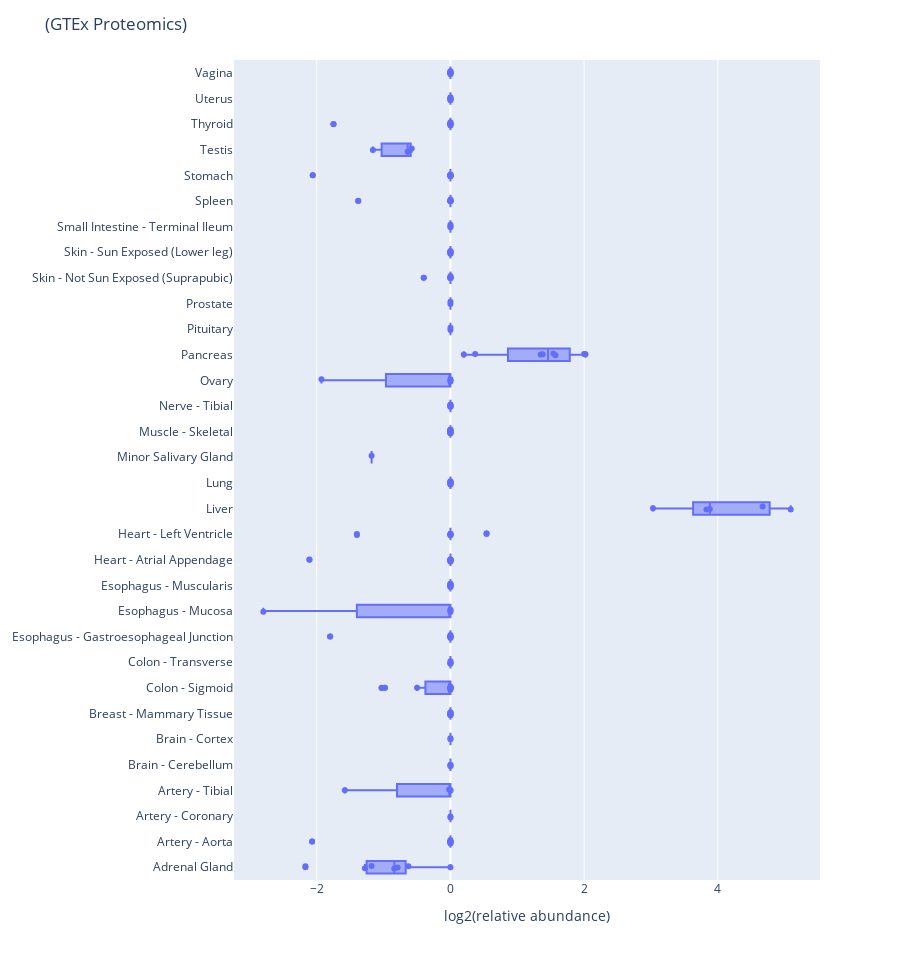
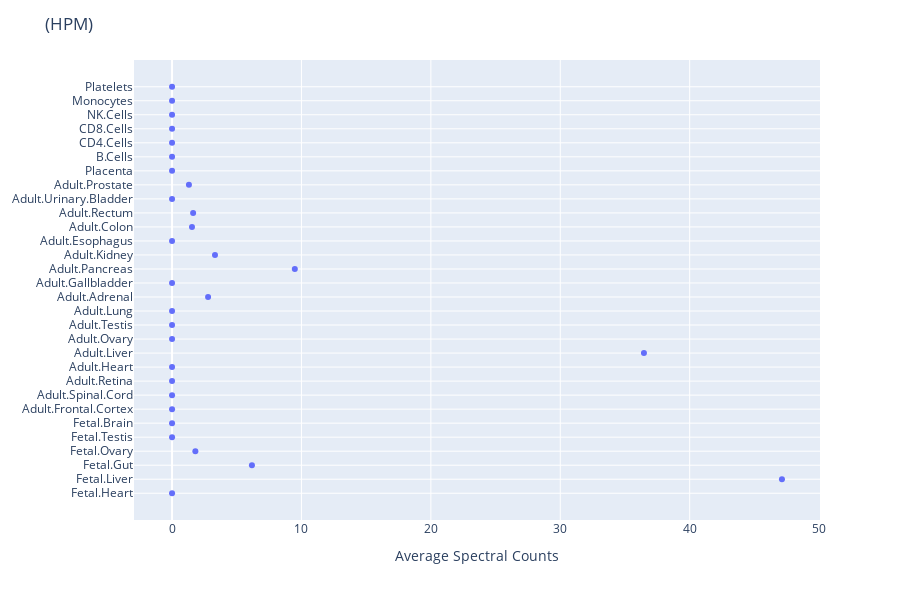
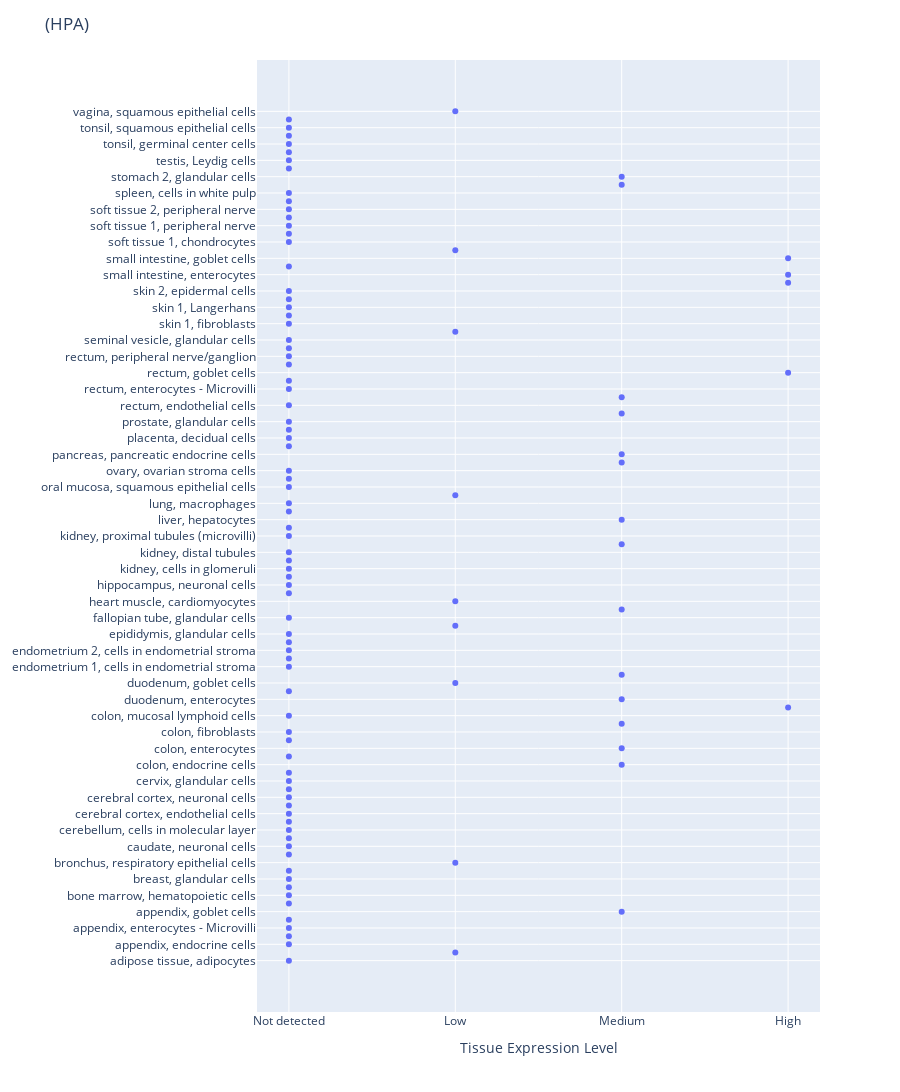

Notebook code cell kept with these figures, in order:
### Code cell
hpa.Tissue = hpa["Tissue"] + ", " + hpa["Cell.type"]
hpa = hpa[hpa['Reliability'] != "Uncertain"] 
gtexp['tissue_specificity'] = gtexp.tissue_specificity.fillna('NA')

if c in gtexp.Name.values:
    d = gtexp[gtexp['Name'] == c]
    fig = px.strip(d, y="tissue", x="value",  
                   orientation='h',
                   stripmode="overlay",
                   hover_data=["tissue_specificity"],
                   height=30*d['tissue'].nunique())
    fig.add_trace(go.Box(x=d['value'],
                         y=d['tissue'],
                         orientation='h',
                         marker=dict(color='#636EFA'),
                         name="n > 1"))
    fig.update_layout(title="(GTEx Proteomics)",
                      autosize=True,
                      showlegend=False)
    fig.update_xaxes(title="log2(relative abundance)")
    fig.update_yaxes(title=None)
    fig.show()
if c in hpm.index:
    fig = px.scatter(hpm.loc[[c]], 
                     y="Tissue", x="value", 
                     height=20*hpm.loc[[c]].shape[0])
    fig.update_layout(title="(HPM)", 
                      autosize=True)
    fig.update_xaxes(title="Average Spectral Counts")
    fig.update_yaxes(title=None)
    fig.show()
if c in hpa.index:
    fig = px.scatter(hpa.loc[[c]], 
                     y="Tissue", x="Level", 
                     category_orders={"Level": ["Not detected", "Low", "Medium", "High"]}, 
                     hover_data=["Reliability"],  
                     hover_name="Tissue",
                     height=20*hpa.loc[[c]].shape[0])
    fig.update_layout(title="(HPA)", 
                      showlegend=False, 
                      autosize=True, 
                      xaxis={'tickmode':'array', 
                             'tickvals':[0, 1, 2, 3], 
                             'ticktext':["Not detected", "Low", "Medium", "High"]})
    fig.update_xaxes(title="Tissue Expression Level")
    fig.update_yaxes(title=None)
    fig.show()

### Figure 1 — Plotly figure (JSON) as saved in the notebook; plotly's stock layout.template omitted (floating-point values rounded to 4 significant figures; data arrays with more than 128 entries replaced by an {"elided": "..."} marker saying what was removed)
{"data": [{"alignmentgroup": "True", "boxpoints": "all", "customdata": {"elided": "201x1 mixed values"}, "fillcolor": "rgba(255,255,255,0)", "hoveron": "points", "hovertemplate": "value=%{x}<br>tissue=%{y}<br>tissue_specificity=%{customdata[0]}<extra></extra>", "legendgroup": "", "line": {"color": "rgba(255,255,255,0)"}, "marker": {"color": "#636efa"}, "name": "", "offsetgroup": "", "orientation": "h", "pointpos": 0, "showlegend": false, "type": "box", "x": {"elided": "201 float values"}, "x0": " ", "xaxis": "x", "y": {"elided": "201 str values"}, "y0": " ", "yaxis": "y"}, {"marker": {"color": "#636EFA"}, "name": "n > 1", "orientation": "h", "type": "box", "x": {"elided": "201 float values"}, "y": {"elided": "201 str values"}}], "layout": {"autosize": true, "boxmode": "overlay", "height": 960, "legend": {"tracegroupgap": 0}, "margin": {"t": 60}, "showlegend": false, "title": {"text": "(GTEx Proteomics)"}, "xaxis": {"anchor": "y", "domain": [0, 1], "title": {"text": "log2(relative abundance)"}}, "yaxis": {"anchor": "x", "domain": [0, 1], "title": {}}}}

### Figure 2 — Plotly figure (JSON) as saved in the notebook; plotly's stock layout.template omitted (floating-point values rounded to 4 significant figures)
{"data": [{"hovertemplate": "value=%{x}<br>Tissue=%{y}<extra></extra>", "legendgroup": "", "marker": {"color": "#636efa", "symbol": "circle"}, "mode": "markers", "name": "", "orientation": "h", "showlegend": false, "type": "scatter", "x": [0, 47.13, 6.172, 1.802, 0, 0, 0, 0, 0, 0, 36.47, 0, 0, 0, 2.785, 0, 9.487, 3.318, 0, 1.541, 1.629, 0, 1.304, 0, 0, 0, 0, 0, 0, 0], "xaxis": "x", "y": ["Fetal.Heart", "Fetal.Liver", "Fetal.Gut", "Fetal.Ovary", "Fetal.Testis", "Fetal.Brain", "Adult.Frontal.Cortex", "Adult.Spinal.Cord", "Adult.Retina", "Adult.Heart", "Adult.Liver", "Adult.Ovary", "Adult.Testis", "Adult.Lung", "Adult.Adrenal", "Adult.Gallbladder", "Adult.Pancreas", "Adult.Kidney", "Adult.Esophagus", "Adult.Colon", "Adult.Rectum", "Adult.Urinary.Bladder", "Adult.Prostate", "Placenta", "B.Cells", "CD4.Cells", "CD8.Cells", "NK.Cells", "Monocytes", "Platelets"], "yaxis": "y"}], "layout": {"autosize": true, "height": 600, "legend": {"tracegroupgap": 0}, "margin": {"t": 60}, "title": {"text": "(HPM)"}, "xaxis": {"anchor": "y", "domain": [0, 1], "title": {"text": "Average Spectral Counts"}}, "yaxis": {"anchor": "x", "domain": [0, 1], "title": {}}}}

### Figure 3 — Plotly figure (JSON) as saved in the notebook; plotly's stock layout.template omitted (floating-point values rounded to 4 significant figures)
{"data": [{"customdata": [["Enhanced"], ["Enhanced"], ["Enhanced"], ["Enhanced"], ["Enhanced"], ["Enhanced"], ["Enhanced"], ["Enhanced"], ["Enhanced"], ["Enhanced"], ["Enhanced"], ["Enhanced"], ["Enhanced"], ["Enhanced"], ["Enhanced"], ["Enhanced"], ["Enhanced"], ["Enhanced"], ["Enhanced"], ["Enhanced"], ["Enhanced"], ["Enhanced"], ["Enhanced"], ["Enhanced"], ["Enhanced"], ["Enhanced"], ["Enhanced"], ["Enhanced"], ["Enhanced"], ["Enhanced"], ["Enhanced"], ["Enhanced"], ["Enhanced"], ["Enhanced"], ["Enhanced"], ["Enhanced"], ["Enhanced"], ["Enhanced"], ["Enhanced"], ["Enhanced"], ["Enhanced"], ["Enhanced"], ["Enhanced"], ["Enhanced"], ["Enhanced"], ["Enhanced"], ["Enhanced"], ["Enhanced"], ["Enhanced"], ["Enhanced"], ["Enhanced"], ["Enhanced"], ["Enhanced"], ["Enhanced"], ["Enhanced"], ["Enhanced"], ["Enhanced"], ["Enhanced"], ["Enhanced"], ["Enhanced"], ["Enhanced"], ["Enhanced"], ["Enhanced"], ["Enhanced"], ["Enhanced"], ["Enhanced"], ["Enhanced"], ["Enhanced"], ["Enhanced"], ["Enhanced"], ["Enhanced"], ["Enhanced"], ["Enhanced"], ["Enhanced"], ["Enhanced"], ["Enhanced"], ["Enhanced"], ["Enhanced"], ["Enhanced"], ["Enhanced"], ["Enhanced"], ["Enhanced"], ["Enhanced"], ["Enhanced"], ["Enhanced"], ["Enhanced"], ["Enhanced"], ["Enhanced"], ["Enhanced"], ["Enhanced"], ["Enhanced"], ["Enhanced"], ["Enhanced"], ["Enhanced"], ["Enhanced"], ["Enhanced"], ["Enhanced"], ["Enhanced"], ["Enhanced"], ["Enhanced"], ["Enhanced"], ["Enhanced"], ["Enhanced"], ["Enhanced"], ["Enhanced"]], "hovertemplate": "<b>%{hovertext}</b><br><br>Level=%{x}<br>Tissue=%{y}<br>Reliability=%{customdata[0]}<extra></extra>", "hovertext": ["adipose tissue, adipocytes", "adrenal gland, glandular cells", "appendix, endocrine cells", "appendix, enterocytes", "appendix, enterocytes - Microvilli", "appendix, germinal center cells", "appendix, goblet cells", "appendix, non-germinal center cells", "bone marrow, hematopoietic cells", "breast, adipocytes", "breast, glandular cells", "breast, myoepithelial cells", "bronchus, respiratory epithelial cells", "caudate, glial cells", "caudate, neuronal cells", "cerebellum, cells in granular layer", "cerebellum, cells in molecular layer", "cerebellum, Purkinje cells", "cerebral cortex, endothelial cells", "cerebral cortex, glial cells", "cerebral cortex, neuronal cells", "cerebral cortex, neuropil", "cervix, glandular cells", "cervix, squamous epithelial cells", "colon, endocrine cells", "colon, endothelial cells", "colon, enterocytes", "colon, enterocytes - Microvilli", "colon, fibroblasts", "colon, goblet cells", "colon, mucosal lymphoid cells", "duodenum, endocrine cells", "duodenum, enterocytes", "duodenum, enterocytes - Microvilli", "duodenum, goblet cells", "duodenum, paneth cells", "endometrium 1, cells in endometrial stroma", "endometrium 1, glandular cells", "endometrium 2, cells in endometrial stroma", "endometrium 2, glandular cells", "epididymis, glandular cells", "esophagus, squamous epithelial cells", "fallopian tube, glandular cells", "gallbladder, glandular cells", "heart muscle, cardiomyocytes", "hippocampus, glial cells", "hippocampus, neuronal cells", "kidney, bowman's capsule", "kidney, cells in glomeruli", "kidney, collecting ducts", "kidney, distal tubules", "kidney, proximal tubules (cell body)", "kidney, proximal tubules (microvilli)", "liver, cholangiocytes", "liver, hepatocytes", "lung, alveolar cells", "lung, macrophages", "nasopharynx, respiratory epithelial cells", "oral mucosa, squamous epithelial cells", "ovary, follicle cells", "ovary, ovarian stroma cells", "pancreas, exocrine glandular cells", "pancreas, pancreatic endocrine cells", "parathyroid gland, glandular cells", "placenta, decidual cells", "placenta, trophoblastic cells", "prostate, glandular cells", "rectum, endocrine cells", "rectum, endothelial cells", "rectum, enterocytes", "rectum, enterocytes - Microvilli", "rectum, fibroblasts", "rectum, goblet cells", "rectum, mucosal lymphoid cells", "rectum, peripheral nerve/ganglion", "salivary gland, glandular cells", "seminal vesicle, glandular cells", "skeletal muscle, myocytes", "skin 1, fibroblasts", "skin 1, keratinocytes", "skin 1, Langerhans", "skin 1, melanocytes", "skin 2, epidermal cells", "small intestine, endocrine cells", "small intestine, enterocytes", "small intestine, enterocytes - Microvilli", "small intestine, goblet cells", "smooth muscle, smooth muscle cells", "soft tissue 1, chondrocytes", "soft tissue 1, fibroblasts", "soft tissue 1, peripheral nerve", "soft tissue 2, fibroblasts", "soft tissue 2, peripheral nerve", "spleen, cells in red pulp", "spleen, cells in white pulp", "stomach 1, glandular cells", "stomach 2, glandular cells", "testis, cells in seminiferous ducts", "testis, Leydig cells", "thyroid gland, glandular cells", "tonsil, germinal center cells", "tonsil, non-germinal center cells", "tonsil, squamous epithelial cells", "urinary bladder, urothelial cells", "vagina, squamous epithelial cells"], "legendgroup": "", "marker": {"color": "#636efa", "symbol": "circle"}, "mode": "markers", "name": "", "orientation": "v", "showlegend": false, "type": "scatter", "x": ["Not detected", "Low", "Not detected", "Not detected", "Not detected", "Not detected", "Medium", "Not detected", "Not detected", "Not detected", "Not detected", "Not detected", "Low", "Not detected", "Not detected", "Not detected", "Not detected", "Not detected", "Not detected", "Not detected", "Not detected", "Not detected", "Not detected", "Not detected", "Medium", "Not detected", "Medium", "Not detected", "Not detected", "Medium", "Not detected", "High", "Medium", "Not detected", "Low", "Medium", "Not detected", "Not detected", "Not detected", "Not detected", "Not detected", "Low", "Not detected", "Medium", "Low", "Not detected", "Not detected", "Not detected", "Not detected", "Not detected", "Not detected", "Medium", "Not detected", "Not detected", "Medium", "Not detected", "Not detected", "Low", "Not detected", "Not detected", "Not detected", "Medium", "Medium", "Not detected", "Not detected", "Not detected", "Not detected", "Medium", "Not detected", "Medium", "Not detected", "Not detected", "High", "Not detected", "Not detected", "Not detected", "Not detected", "Low", "Not detected", "Not detected", "Not detected", "Not detected", "Not detected", "High", "High", "Not detected", "High", "Low", "Not detected", "Not detected", "Not detected", "Not detected", "Not detected", "Not detected", "Not detected", "Medium", "Medium", "Not detected", "Not detected", "Not detected", "Not detected", "Not detected", "Not detected", "Not detected", "Low"], "xaxis": "x", "y": ["adipose tissue, adipocytes", "adrenal gland, glandular cells", "appendix, endocrine cells", "appendix, enterocytes", "appendix, enterocytes - Microvilli", "appendix, germinal center cells", "appendix, goblet cells", "appendix, non-germinal center cells", "bone marrow, hematopoietic cells", "breast, adipocytes", "breast, glandular cells", "breast, myoepithelial cells", "bronchus, respiratory epithelial cells", "caudate, glial cells", "caudate, neuronal cells", "cerebellum, cells in granular layer", "cerebellum, cells in molecular layer", "cerebellum, Purkinje cells", "cerebral cortex, endothelial cells", "cerebral cortex, glial cells", "cerebral cortex, neuronal cells", "cerebral cortex, neuropil", "cervix, glandular cells", "cervix, squamous epithelial cells", "colon, endocrine cells", "colon, endothelial cells", "colon, enterocytes", "colon, enterocytes - Microvilli", "colon, fibroblasts", "colon, goblet cells", "colon, mucosal lymphoid cells", "duodenum, endocrine cells", "duodenum, enterocytes", "duodenum, enterocytes - Microvilli", "duodenum, goblet cells", "duodenum, paneth cells", "endometrium 1, cells in endometrial stroma", "endometrium 1, glandular cells", "endometrium 2, cells in endometrial stroma", "endometrium 2, glandular cells", "epididymis, glandular cells", "esophagus, squamous epithelial cells", "fallopian tube, glandular cells", "gallbladder, glandular cells", "heart muscle, cardiomyocytes", "hippocampus, glial cells", "hippocampus, neuronal cells", "kidney, bowman's capsule", "kidney, cells in glomeruli", "kidney, collecting ducts", "kidney, distal tubules", "kidney, proximal tubules (cell body)", "kidney, proximal tubules (microvilli)", "liver, cholangiocytes", "liver, hepatocytes", "lung, alveolar cells", "lung, macrophages", "nasopharynx, respiratory epithelial cells", "oral mucosa, squamous epithelial cells", "ovary, follicle cells", "ovary, ovarian stroma cells", "pancreas, exocrine glandular cells", "pancreas, pancreatic endocrine cells", "parathyroid gland, glandular cells", "placenta, decidual cells", "placenta, trophoblastic cells", "prostate, glandular cells", "rectum, endocrine cells", "rectum, endothelial cells", "rectum, enterocytes", "rectum, enterocytes - Microvilli", "rectum, fibroblasts", "rectum, goblet cells", "rectum, mucosal lymphoid cells", "rectum, peripheral nerve/ganglion", "salivary gland, glandular cells", "seminal vesicle, glandular cells", "skeletal muscle, myocytes", "skin 1, fibroblasts", "skin 1, keratinocytes", "skin 1, Langerhans", "skin 1, melanocytes", "skin 2, epidermal cells", "small intestine, endocrine cells", "small intestine, enterocytes", "small intestine, enterocytes - Microvilli", "small intestine, goblet cells", "smooth muscle, smooth muscle cells", "soft tissue 1, chondrocytes", "soft tissue 1, fibroblasts", "soft tissue 1, peripheral nerve", "soft tissue 2, fibroblasts", "soft tissue 2, peripheral nerve", "spleen, cells in red pulp", "spleen, cells in white pulp", "stomach 1, glandular cells", "stomach 2, glandular cells", "testis, cells in seminiferous ducts", "testis, Leydig cells", "thyroid gland, glandular cells", "tonsil, germinal center cells", "tonsil, non-germinal center cells", "tonsil, squamous epithelial cells", "urinary bladder, urothelial cells", "vagina, squamous epithelial cells"], "yaxis": "y"}], "layout": {"autosize": true, "height": 2100, "legend": {"tracegroupgap": 0}, "margin": {"t": 60}, "showlegend": false, "title": {"text": "(HPA)"}, "xaxis": {"anchor": "y", "categoryarray": ["Not detected", "Low", "Medium", "High"], "categoryorder": "array", "domain": [0, 1], "tickmode": "array", "ticktext": ["Not detected", "Low", "Medium", "High"], "tickvals": [0, 1, 2, 3], "title": {"text": "Tissue Expression Level"}}, "yaxis": {"anchor": "x", "domain": [0, 1], "title": {}}}}
